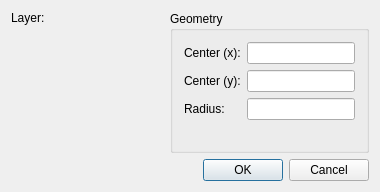
<?xml version="1.0" encoding="UTF-8"?>
<ui version="4.0">
 <class>QG_DlgCircle</class>
 <widget class="QDialog" name="QG_DlgCircle">
  <property name="geometry">
   <rect>
    <x>0</x>
    <y>0</y>
    <width>380</width>
    <height>192</height>
   </rect>
  </property>
  <property name="sizePolicy">
   <sizepolicy hsizetype="Minimum" vsizetype="Minimum">
    <horstretch>0</horstretch>
    <verstretch>0</verstretch>
   </sizepolicy>
  </property>
  <property name="minimumSize">
   <size>
    <width>300</width>
    <height>190</height>
   </size>
  </property>
  <property name="windowTitle">
   <string>Circle</string>
  </property>
  <layout class="QVBoxLayout">
   <item>
    <layout class="QHBoxLayout">
     <item>
      <layout class="QVBoxLayout">
       <item>
        <layout class="QHBoxLayout">
         <item>
          <widget class="QLabel" name="lLayer">
           <property name="sizePolicy">
            <sizepolicy hsizetype="Preferred" vsizetype="Preferred">
             <horstretch>0</horstretch>
             <verstretch>0</verstretch>
            </sizepolicy>
           </property>
           <property name="text">
            <string>Layer:</string>
           </property>
           <property name="wordWrap">
            <bool>false</bool>
           </property>
          </widget>
         </item>
         <item>
          <widget class="QG_LayerBox" name="cbLayer" native="true"/>
         </item>
        </layout>
       </item>
       <item>
        <widget class="QG_WidgetPen" name="wPen" native="true">
         <property name="sizePolicy">
          <sizepolicy hsizetype="MinimumExpanding" vsizetype="MinimumExpanding">
           <horstretch>0</horstretch>
           <verstretch>0</verstretch>
          </sizepolicy>
         </property>
        </widget>
       </item>
      </layout>
     </item>
     <item>
      <widget class="QGroupBox" name="buttonGroup8">
       <property name="title">
        <string>Geometry</string>
       </property>
       <layout class="QGridLayout">
        <item row="2" column="0">
         <widget class="QLabel" name="lEndX">
          <property name="text">
           <string>Radius:</string>
          </property>
          <property name="wordWrap">
           <bool>false</bool>
          </property>
         </widget>
        </item>
        <item row="2" column="1">
         <widget class="QLineEdit" name="leRadius">
          <property name="minimumSize">
           <size>
            <width>64</width>
            <height>0</height>
           </size>
          </property>
         </widget>
        </item>
        <item row="1" column="0">
         <widget class="QLabel" name="lCenterY">
          <property name="text">
           <string>Center (y):</string>
          </property>
          <property name="wordWrap">
           <bool>false</bool>
          </property>
         </widget>
        </item>
        <item row="1" column="1">
         <widget class="QLineEdit" name="leCenterY">
          <property name="minimumSize">
           <size>
            <width>64</width>
            <height>0</height>
           </size>
          </property>
         </widget>
        </item>
        <item row="0" column="0">
         <widget class="QLabel" name="lCenterX">
          <property name="text">
           <string>Center (x):</string>
          </property>
          <property name="wordWrap">
           <bool>false</bool>
          </property>
         </widget>
        </item>
        <item row="0" column="1">
         <widget class="QLineEdit" name="leCenterX">
          <property name="minimumSize">
           <size>
            <width>64</width>
            <height>0</height>
           </size>
          </property>
         </widget>
        </item>
        <item row="3" column="0">
         <spacer name="spacer58">
          <property name="orientation">
           <enum>Qt::Vertical</enum>
          </property>
          <property name="sizeType">
           <enum>QSizePolicy::Expanding</enum>
          </property>
          <property name="sizeHint" stdset="0">
           <size>
            <width>20</width>
            <height>20</height>
           </size>
          </property>
         </spacer>
        </item>
        <item row="3" column="1">
         <spacer name="spacer61">
          <property name="orientation">
           <enum>Qt::Vertical</enum>
          </property>
          <property name="sizeType">
           <enum>QSizePolicy::Expanding</enum>
          </property>
          <property name="sizeHint" stdset="0">
           <size>
            <width>20</width>
            <height>20</height>
           </size>
          </property>
         </spacer>
        </item>
       </layout>
      </widget>
     </item>
    </layout>
   </item>
   <item>
    <widget class="QDialogButtonBox" name="buttonBox">
     <property name="standardButtons">
      <set>QDialogButtonBox::Cancel|QDialogButtonBox::Ok</set>
     </property>
    </widget>
   </item>
  </layout>
 </widget>
 <layoutdefault spacing="6" margin="11"/>
 <customwidgets>
  <customwidget>
   <class>QG_WidgetPen</class>
   <extends>QWidget</extends>
   <header>qg_widgetpen.h</header>
  </customwidget>
  <customwidget>
   <class>QG_LayerBox</class>
   <extends>QWidget</extends>
   <header>qg_layerbox.h</header>
  </customwidget>
 </customwidgets>
 <tabstops>
  <tabstop>leCenterX</tabstop>
  <tabstop>leCenterY</tabstop>
  <tabstop>leRadius</tabstop>
 </tabstops>
 <resources/>
 <connections>
  <connection>
   <sender>buttonBox</sender>
   <signal>accepted()</signal>
   <receiver>QG_DlgCircle</receiver>
   <slot>accept()</slot>
   <hints>
    <hint type="sourcelabel">
     <x>189</x>
     <y>175</y>
    </hint>
    <hint type="destinationlabel">
     <x>20</x>
     <y>20</y>
    </hint>
   </hints>
  </connection>
  <connection>
   <sender>buttonBox</sender>
   <signal>rejected()</signal>
   <receiver>QG_DlgCircle</receiver>
   <slot>reject()</slot>
   <hints>
    <hint type="sourcelabel">
     <x>189</x>
     <y>175</y>
    </hint>
    <hint type="destinationlabel">
     <x>20</x>
     <y>20</y>
    </hint>
   </hints>
  </connection>
 </connections>
</ui>
